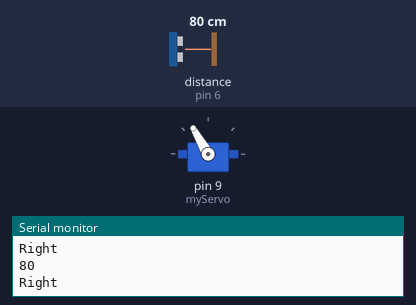
A sketch run on a simulated Arduino Uno, built with avr-gcc and run on an emulated ATmega328P. On the bench: servo, the last lines printed to the serial monitor. Wiring (inferred from the names in the program): ultrasonic range finder: trigger pin 7; echo pin 6. Inputs (shaded band) come from the test bench; at power-on: distance to the obstacle (sensor on pin 6) 80 cm. The echo pulse lasts 58.3 µs per cm.

Above: at 2.9 s.
3.0 s: distance to the obstacle (sensor on pin 6) set to 45 cm
5.8 s: distance to the obstacle (sensor on pin 6) set to 36 cm
At 7.1 s:
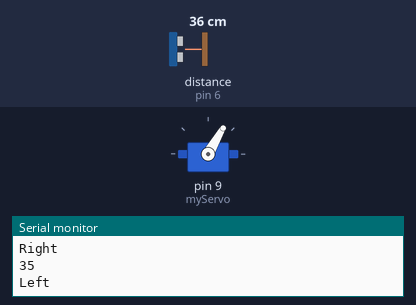
8.6 s: distance to the obstacle (sensor on pin 6) set to 60 cm
At 11.7 s:
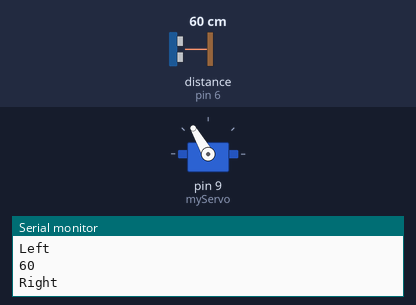
12.0 s: distance to the obstacle (sensor on pin 6) set to 2 cm
At 13.4 s:
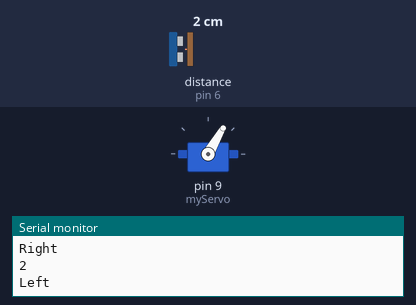
Timing chart, 0 to 15.0 s (numbered marks = the images above; inputs shaded):
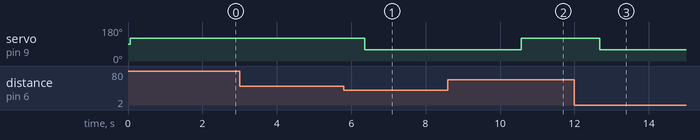

Measured:
- the behaviour switches between 41 and 40 cm on distance to the obstacle (sensor on pin 6) (found by bisection; images 0 and 1)
- after the input at 5.8 s, servo on pin 9 (myServo): 120° → 60° after 0.57 s
- after the input at 8.6 s, servo on pin 9 (myServo): 60° → 120° after 2.0 s
- after the input at 12.0 s, servo on pin 9 (myServo): 120° → 60° after 0.68 s

The sketch:

Ranging.ino
```cpp
#include<Servo.h>

int echoPin = 6;  // digital pin to receive echo pulse
int triggerPin = 7;  // digital pin to send trigger pulse
unsigned long distance = 0;
Servo myServo;
int pos=0;
void setup()
{
  Serial.begin(9600);
  myServo.attach(9);
  pinMode(echoPin, INPUT);
  pinMode(triggerPin, OUTPUT);
}

void loop()
{
  digitalWrite(triggerPin, HIGH); // set HIGH for 15us to trigger ranging
  delayMicroseconds(15);
  digitalWrite(triggerPin, LOW);  // set pin LOW
  distance = pulseIn(echoPin, HIGH);  // read in pulse length
  distance = distance / 58; // calculate distance from pulse length
  Serial.println(distance, DEC);
  delay(50);  // wait 50ms for next ranging

  if(distance<40)
  {
    Serial.println("Left");
    myServo.write(60);
    delay(50);

  }
  else if(distance>40)
  {
    Serial.println("Right");
    myServo.write(120);
    delay(50);

  }
  delay(2000);
  pos=0;


}
```
